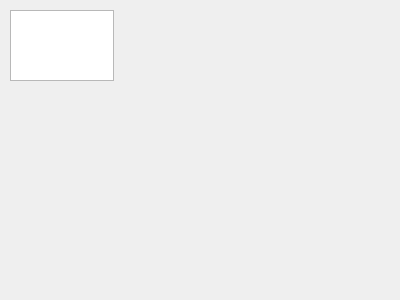
<?xml version="1.0" encoding="UTF-8"?>
<ui version="4.0">
 <class>top</class>
 <widget class="QMainWindow" name="top">
  <property name="geometry">
   <rect>
    <x>0</x>
    <y>0</y>
    <width>400</width>
    <height>300</height>
   </rect>
  </property>
  <property name="font">
   <font>
    <family>Monaco</family>
    <pointsize>11</pointsize>
   </font>
  </property>
  <property name="windowTitle">
   <string>top</string>
  </property>
  <widget class="QWidget" name="centralWidget">
   <widget class="QPlainTextEdit" name="plainTextEdit">
    <property name="geometry">
     <rect>
      <x>10</x>
      <y>10</y>
      <width>104</width>
      <height>71</height>
     </rect>
    </property>
   </widget>
  </widget>
 </widget>
 <layoutdefault spacing="6" margin="11"/>
 <resources/>
 <connections/>
</ui>
